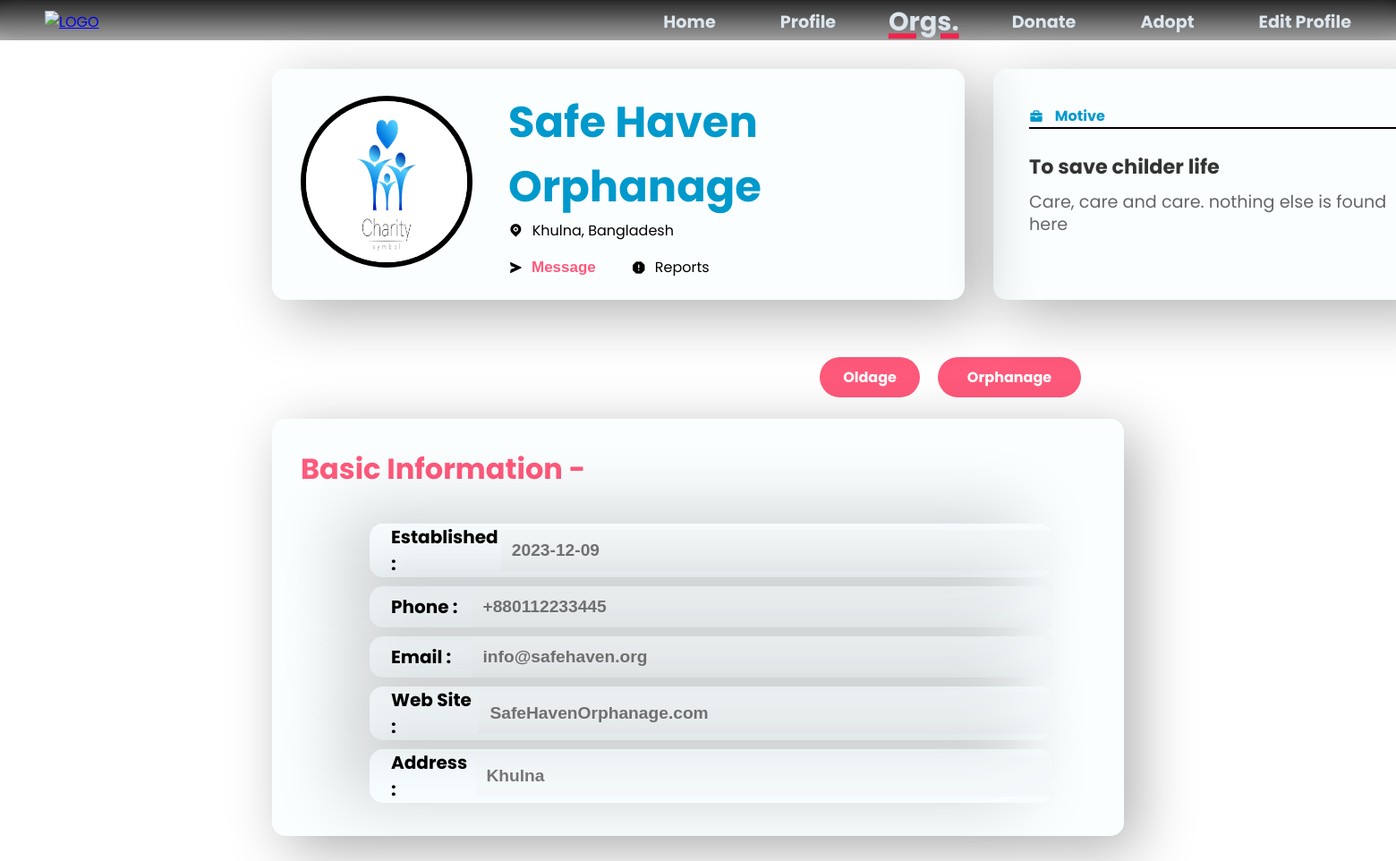
The page /Root/Org_Page/U_VIEW_ORG.php?org_id=19 (signed in) on the database its author committed.
### tables this page shows
CREATE TABLE `org_list` (
  `org_id` int(11) NOT NULL,
  `org_name` varchar(30) DEFAULT NULL,
  `acc_id` int(11) NOT NULL,
  `org_description` text DEFAULT NULL,
  `org_email` varchar(30) DEFAULT NULL,
  `org_phone` varchar(20) DEFAULT NULL,
  `org_website` varchar(30) DEFAULT NULL,
  `org_logo` varchar(255) DEFAULT NULL,
  `established` date DEFAULT NULL,
  `org_location` varchar(30) DEFAULT NULL,
  `org_vision` varchar(30) DEFAULT NULL,
  `org_reviews` decimal(2,2) DEFAULT NULL
);

### Root/Org_Page/VIEW_ORG_BE.php (called while the page is built, shortened)
<?php
    include('/xampp/htdocs/DBMS_Project_Organized_One/Includes/db_con.php');
    if (isset($_GET['org_id'])) {
        $org_id = $_GET['org_id'];
        $sql = "SELECT * FROM org_list Where org_id = $org_id";
        $sql_result = mysqli_query($con, $sql);
        if (mysqli_num_rows($sql_result) > 0 ) {
            $row = mysqli_fetch_array($sql_result);
            $org_name = $row['org_name'];
            $org_description = $row['org_description'];
            $org_email = $row['org_email'];
            $org_phone = $row['org_phone'];
            $established = $row['established'];
            $org_website = $row['org_website'];
            $org_location = $row['org_location'];
            $org_vision = $row['org_vision'];
            $org_logo = $row['org_logo'];
        }
        else {
            echo "User data not found.";
        }
    }
?>

### Root/Org_Page/U_VIEW_ORG.php (the view, shortened to what this page needs)
<!DOCTYPE html>
<html lang="en">
<head>
    <link rel="stylesheet" href="fonts/remixicon.css">
    <link href='https://unpkg.com/boxicons@2.1.4/css/boxicons.min.css' rel='stylesheet'>
    <link href="https://cdn.jsdelivr.net/npm/remixicon@3.5.0/fonts/remixicon.css" rel="stylesheet"/>
    <link rel="stylesheet" href="https://cdn.jsdelivr.net/npm/swiper@10/swiper-bundle.min.css"/>
    <link rel="stylesheet" href="/Root/Org_Page/VIEW_ORG_STYLE.css">
</head>
<body>
    <header class="header">
        <nav>
            <div class="logo">
                <a href="/Root/Home_Page/U_HOME.php"><img src="/Root/Landing_Page/LOGO_NoBackground.png" alt="LOGO"></a>
            </div>
            <div class="links">
                <ul>
                    <li><a href="/Root/Home_Page/U_HOME.php">Home</a></li>
                    <li><a href="/Root/Dashboards/Own-Profiles/User/PROFILE_DETAILS.php">Profile</a></li>
                    <li><a href="/Root/Org_Page/U_ORG.php" class="active">Orgs.</a></li>
                    <li><a href="/Root/Org_Page/U_ORG.php">Donate</a></li>
                    <li><a href="/Root/D & A/Adoptions/U_ADOPTION_DASH.php">Adopt</a></li>
                    <li><a href="/Root/Dashboards/Own-Profiles/User/EDIT_PROFILE.php">Edit Profile</a></li>
                </ul>
            </div>
        </nav>
    </header>
    <div class="container">
        <?php
            include('/xampp/htdocs/DBMS_Project_Organized_One/Root/Org_Page/VIEW_ORG_BE.php');
        ?>
        <div class="left_portion">
            <div class="userDetails1">
                <div>
                    <img src= "..//..//..//Dashboards/Own-Profiles/Org/<?php echo $org_logo ?>" alt="profile" width="250px" height="250px">
                </div>
                <div class="userDetails">
                    <div class="userName">
                        <h1><?php echo $org_name ?></h1>
                    </div>
                    <div class="map">
                        <i class="ri-map-pin-fill ri"></i>
                        <p><?php echo $org_location, ", Bangladesh" ?></p>
                    </div>
                    <div class="inner_container">
                        <div class="map">
                            <i class='bx bxs-send'></i>
                            <button id="showChatBtn">Message</button>
                        </div>
                        <div class="map">
                            <i class='bx bxs-error-alt'></i>
                            <p>Reports</p>
                        </div>
                    </div>
                </div>
            </div>
            <div class="work">
                <div class="tabs">
                    <i class='bx bxs-briefcase'></i>
                    <p>Motive</p>
                </div>
                <div class="primary">
                    <h1><?php echo $org_vision ?></h1>
                    <p><?php echo $org_description ?></p>
                </div>
            </div>
        </div>
        <div class="options">
            <a href="#" class="btn x">Oldage</a>
            <a href="/Root/Orphanage/USER-PERSPECTIVE/U_UP_ORPHAN_DASH.php?org_id=<?php echo $org_id ?>" class="btn y">Orphanage</a>
        </div>
        <div class="right_portion">
            <div class="plate">
                <h1 class="heading">Basic Information -</h1>
                <div class="info_box">
                    <div class="top">
                        <div class="cel">
                            <label>Established :</label>
                            <input placeholder="<?php echo $established ?>" disabled>
                        </div>
                        <div class="cel">
                            <label>Phone :</label>
                            <input placeholder="<?php echo $org_phone ?>" disabled>
                        </div>
                        <div class="cel">
                            <label>Email :</label>
                            <input placeholder="<?php echo $org_email ?>" disabled>
                        </div>
                        <div class="cel">
                            <label>Web Site :</label>
                            <input placeholder="<?php echo $org_website ?>" disabled>
                        </div>
                        <div class="cel">
                            <label>Address :</label>
                            <input placeholder="<?php echo $org_location ?>" disabled>
                        </div>
                    </div>
                </div>
            </div>
        </div>
    </div>
</body>
</html>

### rows shown on the page
org_list: org_logo (picture), org_name "Safe Haven Orphanage", org_location "Khulna", org_vision "To save childer life", org_description "Care, care and care. nothing else is found here", established "2023-12-09", org_phone "+880112233445", org_email "info@safehaven.org", org_website "SafeHavenOrphanage.com"
